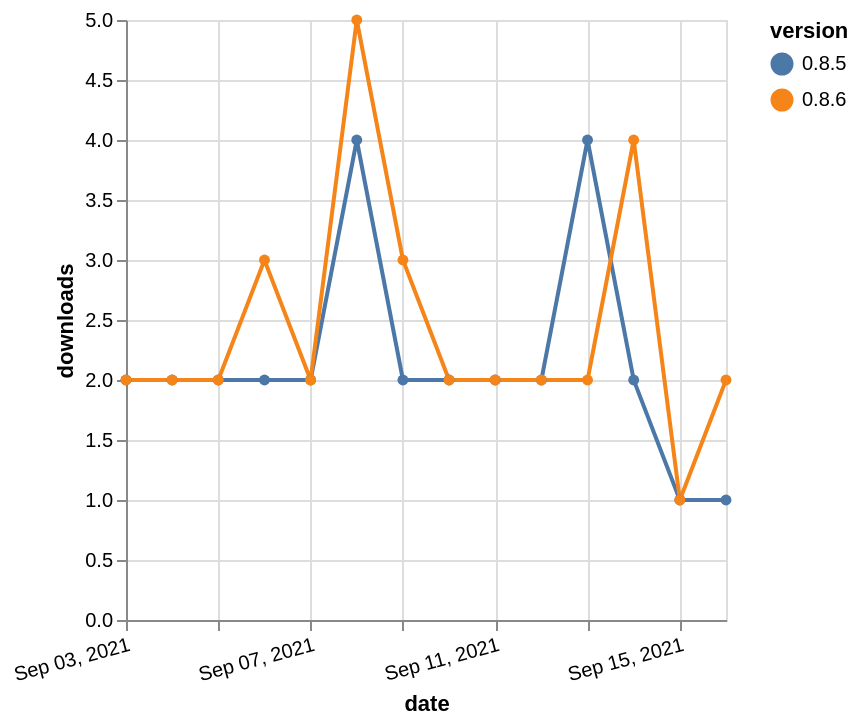

Vega-Lite specification stored for this chart:
### Vega-Lite specification from a JSON file in a GitHub repository (floating-point values rounded to 4 significant figures)
{"$schema": "https://vega.github.io/schema/vega-lite/v5.json", "description": "A simple bar chart with embedded data.", "data": {"values": [{"date": "2021-09-03", "total": 2159, "delta": 2, "version": "0.8.5"}, {"date": "2021-09-04", "total": 2161, "delta": 2, "version": "0.8.5"}, {"date": "2021-09-05", "total": 2163, "delta": 2, "version": "0.8.5"}, {"date": "2021-09-06", "total": 2165, "delta": 2, "version": "0.8.5"}, {"date": "2021-09-07", "total": 2167, "delta": 2, "version": "0.8.5"}, {"date": "2021-09-08", "total": 2171, "delta": 4, "version": "0.8.5"}, {"date": "2021-09-09", "total": 2173, "delta": 2, "version": "0.8.5"}, {"date": "2021-09-10", "total": 2175, "delta": 2, "version": "0.8.5"}, {"date": "2021-09-11", "total": 2177, "delta": 2, "version": "0.8.5"}, {"date": "2021-09-12", "total": 2179, "delta": 2, "version": "0.8.5"}, {"date": "2021-09-13", "total": 2183, "delta": 4, "version": "0.8.5"}, {"date": "2021-09-14", "total": 2185, "delta": 2, "version": "0.8.5"}, {"date": "2021-09-15", "total": 2186, "delta": 1, "version": "0.8.5"}, {"date": "2021-09-16", "total": 2187, "delta": 1, "version": "0.8.5"}, {"date": "2021-09-03", "total": 1883, "delta": 2, "version": "0.8.6"}, {"date": "2021-09-04", "total": 1885, "delta": 2, "version": "0.8.6"}, {"date": "2021-09-05", "total": 1887, "delta": 2, "version": "0.8.6"}, {"date": "2021-09-06", "total": 1890, "delta": 3, "version": "0.8.6"}, {"date": "2021-09-07", "total": 1892, "delta": 2, "version": "0.8.6"}, {"date": "2021-09-08", "total": 1897, "delta": 5, "version": "0.8.6"}, {"date": "2021-09-09", "total": 1900, "delta": 3, "version": "0.8.6"}, {"date": "2021-09-10", "total": 1902, "delta": 2, "version": "0.8.6"}, {"date": "2021-09-11", "total": 1904, "delta": 2, "version": "0.8.6"}, {"date": "2021-09-12", "total": 1906, "delta": 2, "version": "0.8.6"}, {"date": "2021-09-13", "total": 1908, "delta": 2, "version": "0.8.6"}, {"date": "2021-09-14", "total": 1912, "delta": 4, "version": "0.8.6"}, {"date": "2021-09-15", "total": 1913, "delta": 1, "version": "0.8.6"}, {"date": "2021-09-16", "total": 1915, "delta": 2, "version": "0.8.6"}]}, "width": "container", "mark": {"type": "line", "point": {"filled": true}}, "encoding": {"x": {"field": "date", "type": "temporal", "timeUnit": "yearmonthdate", "title": "date", "axis": {"labelAngle": -15}}, "y": {"field": "delta", "type": "quantitative", "title": "downloads"}, "color": {"field": "version", "type": "nominal"}, "tooltip": {"field": "delta"}}}
